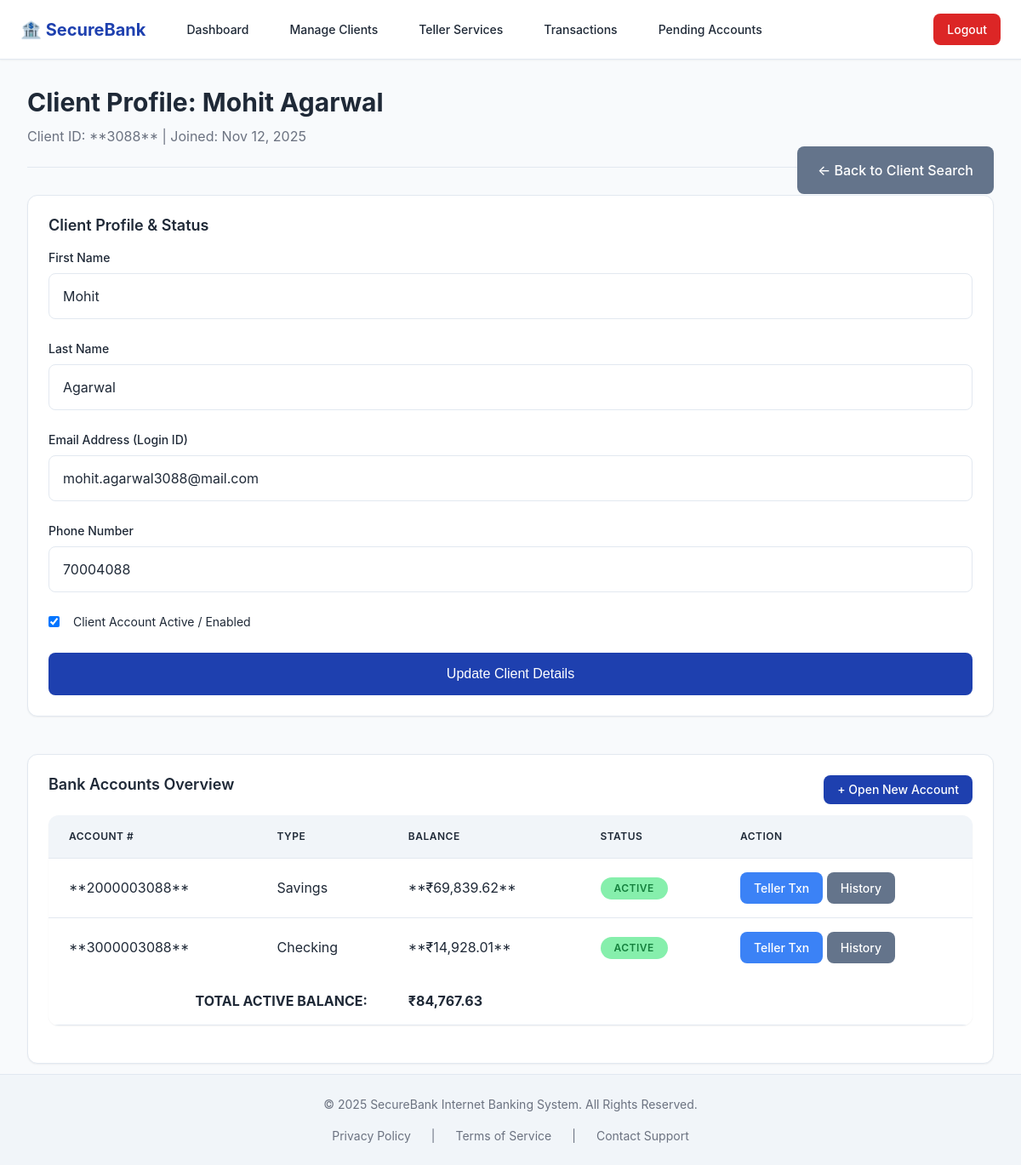
The app's page /staff/client_details.php?id=3088 (signed in) with its own data.
### tables this page shows
CREATE TABLE IF NOT EXISTS users (
    user_id INT PRIMARY KEY AUTO_INCREMENT,
    role_id INT NOT NULL,
    first_name VARCHAR(100) NOT NULL,
    last_name VARCHAR(100) NOT NULL,
    email VARCHAR(100) NOT NULL UNIQUE,
    phone VARCHAR(20),
    password_hash VARCHAR(255) NOT NULL,
    is_active BOOLEAN DEFAULT TRUE,
    created_at TIMESTAMP DEFAULT CURRENT_TIMESTAMP,
    FOREIGN KEY (role_id) REFERENCES user_roles(role_id)
);

CREATE TABLE IF NOT EXISTS accounts (
    account_id INT PRIMARY KEY AUTO_INCREMENT,
    user_id INT NOT NULL,
    account_number VARCHAR(20) NOT NULL UNIQUE,
    type_id INT NOT NULL,
    current_balance DECIMAL(15,2) DEFAULT 0.00,
    is_active BOOLEAN DEFAULT TRUE,
    opened_date DATE NOT NULL,
    FOREIGN KEY (user_id) REFERENCES users(user_id),
    FOREIGN KEY (type_id) REFERENCES account_types(type_id)
);

CREATE TABLE IF NOT EXISTS account_types (
    type_id INT PRIMARY KEY AUTO_INCREMENT,
    type_name VARCHAR(100) NOT NULL UNIQUE,
    interest_rate DECIMAL(5,2) DEFAULT 0.00
);

### includes/functions.php (called while the page is built, shortened)
<?php
function formatCurrency(float $amount, string $currency_symbol = '₹'): string {
    return $currency_symbol . number_format($amount, 2, '.', ',');
}
function formatDate(string $datetime, string $format = 'M j, Y g:i A'): string {
    try {
        $date_obj = new DateTime($datetime);
        return $date_obj->format($format);
    } catch (Exception $e) {
        return "Invalid Date";
    }
}
?>

### staff/client_details.php (the view, shortened to what this page needs)
<?php
require_once __DIR__ . '/../includes/functions.php';
$conn = connectDB();
$client_id = (int)($_GET['id'] ?? 0);
$client_info = null;
$client_accounts = [];
$client_role_id = null;
try {
    $stmt_role = $conn->prepare("SELECT role_id FROM user_roles WHERE role_name = 'Client'");
    $stmt_role->execute();
    $result_role = $stmt_role->get_result();
    if ($result_role->num_rows > 0) {
        $client_role_id = $result_role->fetch_assoc()['role_id'];
    }
    $stmt_user = $conn->prepare("SELECT user_id, first_name, last_name, email, phone, is_active, created_at
                                  FROM users
                                  WHERE user_id = ? AND role_id = ?");
    $stmt_user->bind_param("ii", $client_id, $client_role_id);
    $stmt_user->execute();
    $result_user = $stmt_user->get_result();
    if ($result_user->num_rows === 1) {
        $client_info = $result_user->fetch_assoc();
    } else {
        $message = "Client profile not found or ID is incorrect.";
        $message_type = 'error';
        $stmt_user->close();
        goto render_page;
    }
} catch (Exception $e) {
    $message = "Database error fetching client details.";
    $message_type = 'error';
    error_log("Staff Client Details DB Error: " . $e->getMessage());
    goto render_page;
}
if ($client_info) {
    try {
        $stmt_accounts = $conn->prepare("SELECT a.account_id, a.account_number, a.current_balance, a.is_active, a.opened_date, at.type_name
                                        FROM accounts a
                                        JOIN account_types at ON a.type_id = at.type_id
                                        WHERE a.user_id = ?
                                        ORDER BY a.account_number");
        $stmt_accounts->bind_param("i", $client_id);
        $stmt_accounts->execute();
        $client_accounts = $stmt_accounts->get_result()->fetch_all(MYSQLI_ASSOC);
    } catch (Exception $e) {
        $message = "Error fetching client's existing accounts.";
        $message_type = 'error';
        error_log("Client Accounts Fetch Error: " . $e->getMessage());
    }
}
?>
<?php require_once __DIR__ . '/../includes/header.php'; ?>
<div class="page-title">
    <?php if ($client_info): ?>
        <h1>Client Profile: <?php echo htmlspecialchars($client_info['first_name'] . ' ' . $client_info['last_name']); ?></h1>
        <p>Client ID: **<?php echo $client_id; ?>** | Joined: <?php echo formatDate($client_info['created_at'], 'M j, Y'); ?></p>
        <a href="manage_clients.php" class="btn-secondary" style="float: right;">&larr; Back to Client Search</a>
    <?php else: ?>
        <h1>Client Management</h1>
    <?php endif; ?>
</div>
<?php if ($client_info): ?>
<div class="dashboard-widgets" style="grid-template-columns: 1fr;">
    <div class="widget">
        <h2>Client Profile & Status</h2>
        <form method="POST" action="client_details.php?id=<?php echo $client_id; ?>">
            <div class="form-group">
                <label for="first_name">First Name</label>
                <input type="text" id="first_name" name="first_name" required
                       value="<?php echo htmlspecialchars($client_info['first_name']); ?>">
            </div>
            <div class="form-group">
                <label for="last_name">Last Name</label>
                <input type="text" id="last_name" name="last_name" required
                       value="<?php echo htmlspecialchars($client_info['last_name']); ?>">
            </div>
            <div class="form-group">
                <label for="email">Email Address (Login ID)</label>
                <input type="email" id="email" name="email" required
                       value="<?php echo htmlspecialchars($client_info['email']); ?>">
            </div>
            <div class="form-group">
                <label for="phone">Phone Number</label>
                <input type="tel" id="phone" name="phone"
                       value="<?php echo htmlspecialchars($client_info['phone']); ?>">
            </div>
            <div class="form-group checkbox-group">
                <input type="checkbox" id="is_active" name="is_active" value="1"
                       <?php echo $client_info['is_active'] ? 'checked' : ''; ?>>
                <label for="is_active" style="display: inline;">Client Account Active / Enabled</label>
            </div>
            <button type="submit" class="btn-primary" style="width: 100%; margin-top: 10px;">Update Client Details</button>
        </form>
    </div>
    <div class="widget" style="margin-top: 20px;">
        <h2>Bank Accounts Overview
            <a href="open_account.php?client_id=<?php echo $client_id; ?>" class="btn-small btn-primary" style="float: right;">+ Open New Account</a>
        </h2>
        <?php if (!empty($client_accounts)): ?>
            <table class="data-table">
                <thead>
                    <tr>
                        <th>Account #</th>
                        <th>Type</th>
                        <th>Balance</th>
                        <th>Status</th>
                        <th>Action</th>
                    </tr>
                </thead>
                <tbody>
                    <?php $total_balance = 0; ?>
                    <?php foreach ($client_accounts as $acc): ?>
                    <tr class="<?php echo $acc['is_active'] ? '' : 'inactive-row'; ?>">
                        <td>**<?php echo htmlspecialchars($acc['account_number']); ?>**</td>
                        <td><?php echo htmlspecialchars($acc['type_name']); ?></td>
                        <td>**<?php echo formatCurrency($acc['current_balance']); ?>**</td>
                        <td>
                            <span class="status-badge <?php echo $acc['is_active'] ? 'active' : 'inactive'; ?>">
                                <?php echo $acc['is_active'] ? 'Active' : 'Closed'; ?>
                            </span>
                        </td>
                        <td>
                             <a href="process_transaction.php?acc_id=<?php echo $acc['account_id']; ?>" class="btn-small btn-view">Teller Txn</a>
                             <a href="view_transactions.php?acc_id=<?php echo $acc['account_id']; ?>" class="btn-small btn-secondary">History</a>
                        </td>
                    </tr>
                    <?php if ($acc['is_active']) $total_balance += (float)$acc['current_balance']; ?>
                    <?php endforeach; ?>
                </tbody>
                <tfoot>
                    <tr>
                        <td colspan="2" style="text-align: right; font-weight: bold;">TOTAL ACTIVE BALANCE:</td>
                        <td style="font-weight: bold;"><?php echo formatCurrency($total_balance); ?></td>
                        <td colspan="2"></td>
                    </tr>
                </tfoot>
            </table>
        <?php else: ?>
            <div class="message-box">This client currently has no bank accounts open.</div>
        <?php endif; ?>
    </div>
</div>
<?php endif; ?>
<?php
require_once __DIR__ . '/../includes/footer.php';
?>

### records on screen
users: first_name+last_name "Mohit Agarwal", created_at "Nov 12, 2025", first_name "Mohit", last_name "Agarwal", email "mohit.agarwal3088@mail.com", phone "70004088", is_active "☑"
accounts: account_number "2000003088", type.type_name "Savings", current_balance "₹69,839.62", is_active "ACTIVE"
accounts: account_number "3000003088", type.type_name "Checking", current_balance "₹14,928.01", is_active "ACTIVE"

### other values on screen
$client_id "3088"
formatCurrency($total_balance) "₹84,767.63"
